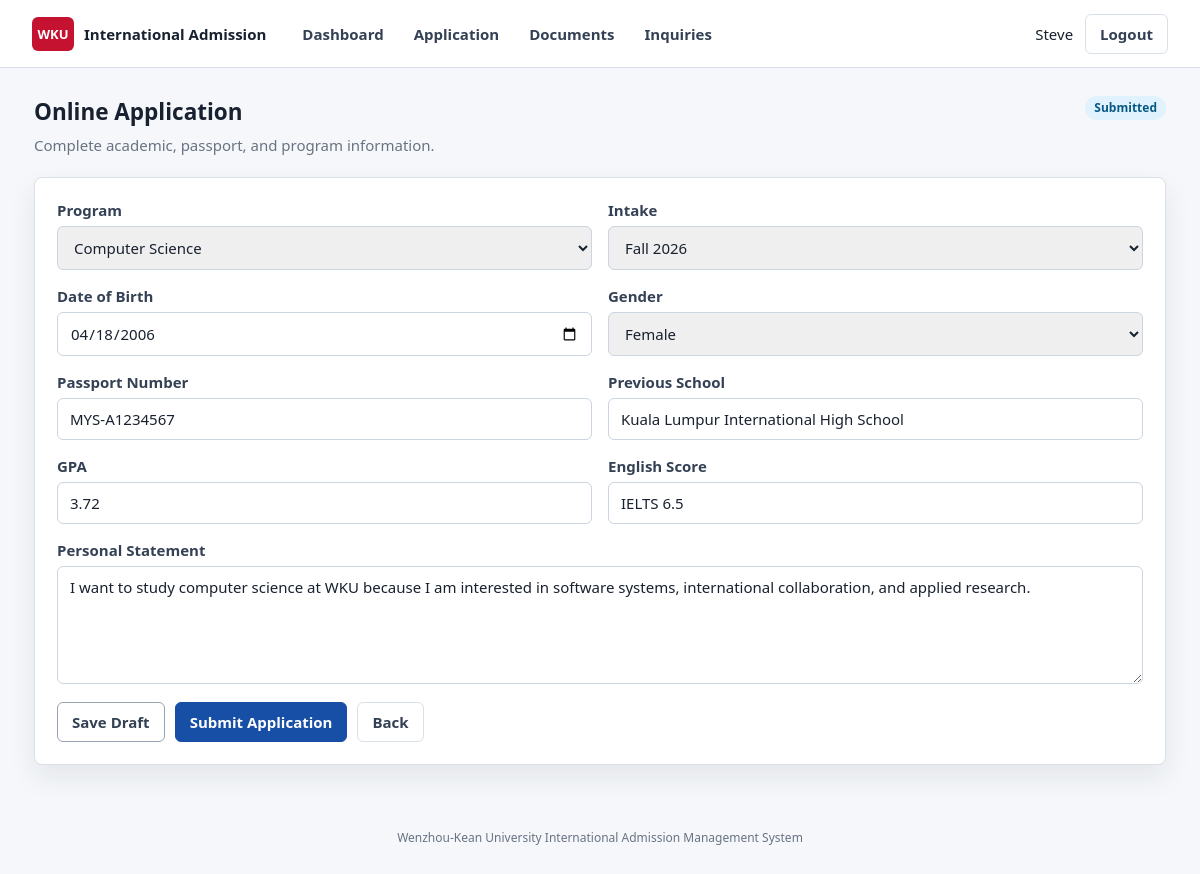
Screenshot of /application_form.php (signed in) with the database file from the repository.
### tables this page shows
CREATE TABLE users (
    user_id INT AUTO_INCREMENT PRIMARY KEY,
    name VARCHAR(120) NOT NULL,
    email VARCHAR(160) NOT NULL UNIQUE,
    password_hash VARCHAR(255) NOT NULL,
    role ENUM('student', 'officer', 'admin') NOT NULL DEFAULT 'student',
    phone VARCHAR(40) NULL,
    nationality VARCHAR(80) NULL,
    created_at DATETIME NOT NULL DEFAULT CURRENT_TIMESTAMP
);

CREATE TABLE applications (
    application_id INT AUTO_INCREMENT PRIMARY KEY,
    user_id INT NOT NULL,
    program VARCHAR(120) NOT NULL,
    intake VARCHAR(60) NOT NULL,
    date_of_birth DATE NULL,
    gender ENUM('Female', 'Male', 'Other') NULL,
    passport_number VARCHAR(80) NULL,
    previous_school VARCHAR(160) NULL,
    gpa DECIMAL(3, 2) NULL,
    english_score VARCHAR(80) NULL,
    personal_statement TEXT NULL,
    status ENUM('Draft', 'Submitted', 'Under Review', 'Need More Documents', 'Approved', 'Rejected') NOT NULL DEFAULT 'Draft',
    submission_date DATETIME NULL,
    updated_at DATETIME NOT NULL DEFAULT CURRENT_TIMESTAMP ON UPDATE CURRENT_TIMESTAMP,
    CONSTRAINT fk_applications_user
        FOREIGN KEY (user_id) REFERENCES users(user_id)
        ON DELETE CASCADE
);

### includes/Auth.php (called while the page is built, shortened)
<?php
require_once __DIR__ . '/helpers.php';
final class Auth
{
    public static function user(): ?array
    {
        $db = Database::connection();
        $stmt = $db->prepare('SELECT user_id, name, email, role, phone, nationality FROM users WHERE user_id = ?');
        $stmt->bind_param('i', $_SESSION['user_id']);
        $stmt->execute();
        return $stmt->get_result()->fetch_assoc() ?: null;
    }
    public static function requireLogin(): array
    {
        $user = self::user();
        return $user;
    }
    public static function requireRole(array|string $roles): array
    {
        $user = self::requireLogin();
        return $user;
    }
}

### includes/helpers.php (called while the page is built, shortened)
<?php
function e(?string $value): string
{
    return htmlspecialchars((string) $value, ENT_QUOTES, 'UTF-8');
}
function status_class(string $status): string
{
    $key = strtolower(str_replace(' ', '-', $status));
    return 'status status-' . $key;
}
function selected(string $actual, string $expected): string
{
    return $actual === $expected ? 'selected' : '';
}

### includes/ApplicationService.php (called while the page is built, shortened)
<?php
final class ApplicationService
{
    public function getStudentApplication(int $userId): ?array
    {
        $db = Database::connection();
        $stmt = $db->prepare('SELECT * FROM applications WHERE user_id = ? ORDER BY application_id DESC LIMIT 1');
        $stmt->bind_param('i', $userId);
        $stmt->execute();
        return $stmt->get_result()->fetch_assoc() ?: null;
    }
}

### application_form.php (the view, shortened to what this page needs)
<?php
require_once __DIR__ . '/includes/Auth.php';
require_once __DIR__ . '/includes/ApplicationService.php';
$user = Auth::requireRole('student');
$service = new ApplicationService();
$application = $service->getStudentApplication((int) $user['user_id']);
require_once __DIR__ . '/includes/header.php';
?>
<section class="page-title">
    <div>
        <h1>Online Application</h1>
        <p>Complete academic, passport, and program information.</p>
    </div>
    <?php if ($application): ?>
        <span class="<?= e(status_class($application['status'])) ?>"><?= e($application['status']) ?></span>
    <?php endif; ?>
</section>
<section class="panel">
    <form action="application_form.php" method="post">
        <div class="form-grid">
            <div class="field">
                <label for="program">Program</label>
                <select id="program" name="program" required>
                    <?php
                    $programs = ['Computer Science', 'Finance', 'Marketing', 'English', 'Psychology', 'Management'];
                    foreach ($programs as $program):
                    ?>
                        <option value="<?= e($program) ?>" <?= selected($application['program'] ?? '', $program) ?>><?= e($program) ?></option>
                    <?php endforeach; ?>
                </select>
            </div>
            <div class="field">
                <label for="intake">Intake</label>
                <select id="intake" name="intake" required>
                    <?php foreach (['Fall 2026', 'Spring 2027', 'Fall 2027'] as $intake): ?>
                        <option value="<?= e($intake) ?>" <?= selected($application['intake'] ?? '', $intake) ?>><?= e($intake) ?></option>
                    <?php endforeach; ?>
                </select>
            </div>
            <div class="field">
                <label for="date_of_birth">Date of Birth</label>
                <input id="date_of_birth" name="date_of_birth" type="date" value="<?= e($application['date_of_birth'] ?? '') ?>" required>
            </div>
            <div class="field">
                <label for="gender">Gender</label>
                <select id="gender" name="gender" required>
                    <?php foreach (['Female', 'Male', 'Other'] as $gender): ?>
                        <option value="<?= e($gender) ?>" <?= selected($application['gender'] ?? '', $gender) ?>><?= e($gender) ?></option>
                    <?php endforeach; ?>
                </select>
            </div>
            <div class="field">
                <label for="passport_number">Passport Number</label>
                <input id="passport_number" name="passport_number" value="<?= e($application['passport_number'] ?? '') ?>" required>
            </div>
            <div class="field">
                <label for="previous_school">Previous School</label>
                <input id="previous_school" name="previous_school" value="<?= e($application['previous_school'] ?? '') ?>" required>
            </div>
            <div class="field">
                <label for="gpa">GPA</label>
                <input id="gpa" name="gpa" type="number" min="0" max="4" step="0.01" value="<?= e($application['gpa'] ?? '') ?>" required>
            </div>
            <div class="field">
                <label for="english_score">English Score</label>
                <input id="english_score" name="english_score" value="<?= e($application['english_score'] ?? '') ?>" placeholder="IELTS 6.5 / TOEFL 85" required>
            </div>
            <div class="field full">
                <label for="personal_statement">Personal Statement</label>
                <textarea id="personal_statement" name="personal_statement" required><?= e($application['personal_statement'] ?? '') ?></textarea>
            </div>
        </div>
        <div class="actions">
            <button class="btn secondary" type="submit" name="action" value="draft">Save Draft</button>
            <button class="btn" type="submit" name="action" value="submit">Submit Application</button>
            <a class="btn ghost" href="student_dashboard.php">Back</a>
        </div>
    </form>
</section>
<?php require_once __DIR__ . '/includes/footer.php'; ?>

### includes/header.php (shortened to what this page needs)
<?php
$currentUser = Auth::user();
?>
<!DOCTYPE html>
<html lang="en">
<head>
    <link rel="stylesheet" href="assets/styles.css?v=<?= filemtime(__DIR__ . '/../assets/styles.css') ?>">
</head>
<body>
<?php if ($currentUser): ?>
    <header class="topbar">
        <a class="brand" href="index.php">
            <span class="brand-mark">WKU</span>
            <span>International Admission</span>
        </a>
        <nav class="nav">
            <?php if ($currentUser['role'] === 'student'): ?>
                <a href="student_dashboard.php">Dashboard</a>
                <a href="application_form.php">Application</a>
                <a href="upload_document.php">Documents</a>
                <a href="student_inquiries.php">Inquiries</a>
            <?php elseif ($currentUser['role'] === 'officer'): ?>
                <a href="officer_dashboard.php">Review</a>
                <a href="manage_inquiries.php">Inquiries</a>
            <?php elseif ($currentUser['role'] === 'admin'): ?>
                <a href="admin_dashboard.php">Admin</a>
                <a href="manage_inquiries.php">Inquiries</a>
            <?php endif; ?>
        </nav>
        <div class="account">
            <span><?= e($currentUser['name']) ?></span>
            <a class="btn ghost" href="logout.php">Logout</a>
        </div>
    </header>
<?php endif; ?>
<main class="<?= $currentUser ? 'shell' : 'auth-shell' ?>">

### assets/styles.css (style rules this page uses)
* { box-sizing: border-box; }
body { margin: 0; min-height: 100vh; background: var(--page); color: var(--ink); font-family: "Segoe UI", Arial, sans-serif; font-size: 15px; }
a { color: var(--primary); text-decoration: none; }
.topbar { align-items: center; background: #ffffff; border-bottom: 1px solid var(--line); display: flex; flex-wrap: wrap; gap: 24px; justify-content: space-between; min-height: 68px; padding: 12px 32px; position: sticky; top: 0; z-index: 10; }
.brand { align-items: center; color: var(--ink); display: flex; flex: 0 1 auto; font-weight: 700; gap: 10px; min-width: 220px; }
.brand-mark { align-items: center; background: #c41230; border-radius: 6px; color: #fff; display: inline-flex; font-size: 13px; height: 34px; justify-content: center; letter-spacing: 0; width: 42px; }
.nav { display: flex; flex: 1 1 280px; flex-wrap: wrap; gap: 6px; min-width: 0; }
.nav a { border-radius: 6px; color: #344054; font-weight: 600; padding: 10px 12px; }
.account { align-items: center; display: flex; flex: 0 1 auto; flex-wrap: wrap; gap: 12px; justify-content: flex-end; min-width: 0; white-space: nowrap; }
.shell { margin: 0 auto; max-width: 1180px; padding: 28px 24px 48px; }
.auth-card h1, .page-title h1 { margin: 0 0 8px; }
.auth-card p, .page-title p { color: var(--muted); margin: 0; }
.page-title { align-items: flex-start; display: flex; gap: 18px; justify-content: space-between; margin-bottom: 22px; }
.panel, .metric, .table-panel { background: var(--panel); border: 1px solid var(--line); border-radius: 8px; box-shadow: var(--shadow); min-width: 0; }
.panel { padding: 22px; }
.form-grid { display: grid; gap: 16px; grid-template-columns: repeat(auto-fit, minmax(min(100%, 360px), 1fr)); }
.field { display: flex; flex-direction: column; gap: 6px; }
.field.full { grid-column: 1 / -1; }
label { color: #344054; font-weight: 600; }
input, select, textarea { border: 1px solid #cbd5e1; border-radius: 6px; color: var(--ink); font: inherit; min-height: 42px; padding: 10px 12px; width: 100%; }
textarea { min-height: 118px; resize: vertical; }
.actions { align-items: center; display: flex; flex-wrap: wrap; gap: 10px; margin-top: 18px; }
.btn { align-items: center; background: var(--primary); border: 1px solid var(--primary); border-radius: 6px; color: #ffffff; cursor: pointer; display: inline-flex; font: inherit; font-weight: 700; gap: 8px; justify-content: center; min-height: 40px; padding: 9px 14px; text-align: center; white-space: normal; }
.btn.secondary { background: #ffffff; border-color: #98a2b3; color: #344054; }
.btn.ghost { background: #ffffff; border-color: var(--line); color: #344054; }
.status { border-radius: 999px; display: inline-flex; font-size: 12px; font-weight: 700; line-height: 1.2; padding: 5px 9px; white-space: normal; }
.status-submitted, .status-under-review { background: #e0f2fe; color: #075985; }

### rows the page displays
users: name "Steve"
applications: status "Submitted", program "Computer Science", intake "Fall 2026", date_of_birth "04/18/2006", gender "Female", passport_number "MYS-A1234567", previous_school "Kuala Lumpur International High School", gpa "3.72", english_score "IELTS 6.5", personal_statement "I want to study computer science at WKU because I am interested in software systems, international collaboration, and applied research."
